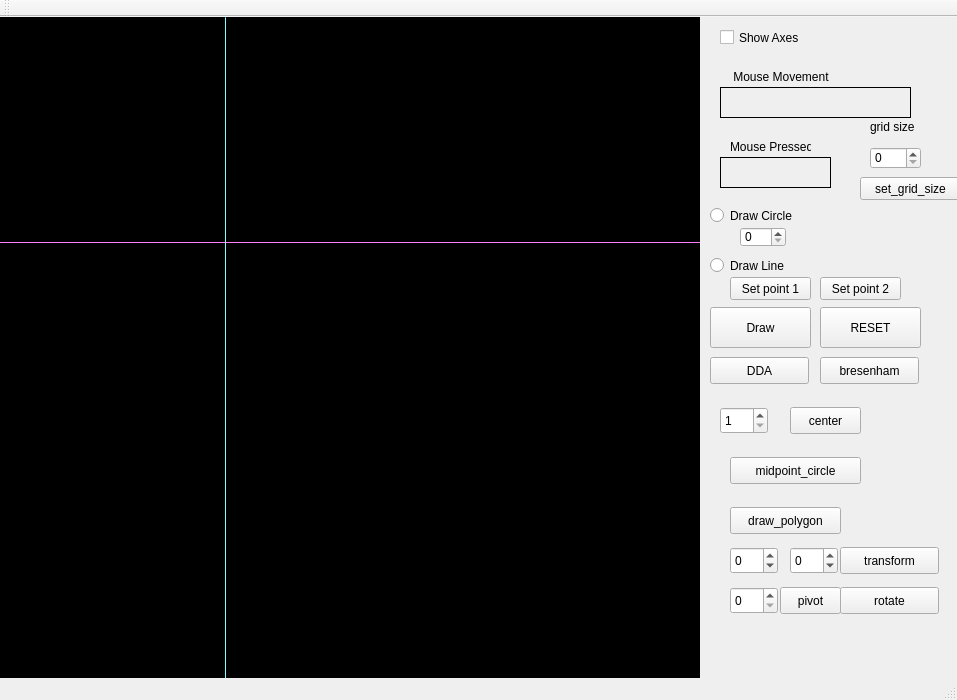
<?xml version="1.0" encoding="UTF-8"?>
<ui version="4.0">
 <class>MainWindow</class>
 <widget class="QMainWindow" name="MainWindow">
  <property name="geometry">
   <rect>
    <x>0</x>
    <y>0</y>
    <width>957</width>
    <height>700</height>
   </rect>
  </property>
  <property name="windowTitle">
   <string>MainWindow</string>
  </property>
  <widget class="QWidget" name="centralWidget">
   <widget class="my_label" name="frame">
    <property name="geometry">
     <rect>
      <x>0</x>
      <y>0</y>
      <width>700</width>
      <height>700</height>
     </rect>
    </property>
    <property name="mouseTracking">
     <bool>true</bool>
    </property>
    <property name="styleSheet">
     <string notr="true">background-color: rgb(0, 0, 0);</string>
    </property>
    <property name="frameShape">
     <enum>QFrame::Box</enum>
    </property>
    <property name="lineWidth">
     <number>1</number>
    </property>
    <property name="text">
     <string/>
    </property>
   </widget>
   <widget class="QLabel" name="mouse_movement">
    <property name="geometry">
     <rect>
      <x>720</x>
      <y>70</y>
      <width>191</width>
      <height>31</height>
     </rect>
    </property>
    <property name="frameShape">
     <enum>QFrame::Panel</enum>
    </property>
    <property name="text">
     <string/>
    </property>
   </widget>
   <widget class="QLabel" name="label_3">
    <property name="geometry">
     <rect>
      <x>720</x>
      <y>50</y>
      <width>111</width>
      <height>20</height>
     </rect>
    </property>
    <property name="text">
     <string>    Mouse Movement</string>
    </property>
   </widget>
   <widget class="QLabel" name="mouse_pressed">
    <property name="geometry">
     <rect>
      <x>720</x>
      <y>140</y>
      <width>111</width>
      <height>31</height>
     </rect>
    </property>
    <property name="frameShape">
     <enum>QFrame::Panel</enum>
    </property>
    <property name="text">
     <string/>
    </property>
   </widget>
   <widget class="QLabel" name="label_5">
    <property name="geometry">
     <rect>
      <x>730</x>
      <y>120</y>
      <width>81</width>
      <height>20</height>
     </rect>
    </property>
    <property name="text">
     <string>Mouse Pressed</string>
    </property>
   </widget>
   <widget class="Line" name="x_axis">
    <property name="geometry">
     <rect>
      <x>0</x>
      <y>225</y>
      <width>700</width>
      <height>1</height>
     </rect>
    </property>
    <property name="styleSheet">
     <string notr="true">background-color: rgb(255, 85, 255);</string>
    </property>
    <property name="orientation">
     <enum>Qt::Horizontal</enum>
    </property>
   </widget>
   <widget class="Line" name="y_axis">
    <property name="geometry">
     <rect>
      <x>225</x>
      <y>0</y>
      <width>1</width>
      <height>700</height>
     </rect>
    </property>
    <property name="styleSheet">
     <string notr="true">
background-color: rgb(85, 255, 255);</string>
    </property>
    <property name="orientation">
     <enum>Qt::Vertical</enum>
    </property>
   </widget>
   <widget class="QCheckBox" name="show_axes">
    <property name="enabled">
     <bool>true</bool>
    </property>
    <property name="geometry">
     <rect>
      <x>720</x>
      <y>10</y>
      <width>91</width>
      <height>21</height>
     </rect>
    </property>
    <property name="text">
     <string>Show Axes</string>
    </property>
   </widget>
   <widget class="QPushButton" name="Draw">
    <property name="geometry">
     <rect>
      <x>710</x>
      <y>290</y>
      <width>101</width>
      <height>41</height>
     </rect>
    </property>
    <property name="text">
     <string>Draw</string>
    </property>
   </widget>
   <widget class="QSpinBox" name="circle_radius">
    <property name="geometry">
     <rect>
      <x>740</x>
      <y>210</y>
      <width>46</width>
      <height>20</height>
     </rect>
    </property>
   </widget>
   <widget class="QRadioButton" name="draw_circle">
    <property name="geometry">
     <rect>
      <x>710</x>
      <y>190</y>
      <width>131</width>
      <height>17</height>
     </rect>
    </property>
    <property name="text">
     <string>Draw Circle</string>
    </property>
   </widget>
   <widget class="QRadioButton" name="draw_line">
    <property name="geometry">
     <rect>
      <x>710</x>
      <y>240</y>
      <width>131</width>
      <height>17</height>
     </rect>
    </property>
    <property name="text">
     <string>Draw Line</string>
    </property>
   </widget>
   <widget class="QPushButton" name="set_point1">
    <property name="geometry">
     <rect>
      <x>730</x>
      <y>260</y>
      <width>81</width>
      <height>23</height>
     </rect>
    </property>
    <property name="text">
     <string>Set point 1</string>
    </property>
   </widget>
   <widget class="QPushButton" name="set_point2">
    <property name="geometry">
     <rect>
      <x>820</x>
      <y>260</y>
      <width>81</width>
      <height>23</height>
     </rect>
    </property>
    <property name="text">
     <string>Set point 2</string>
    </property>
   </widget>
   <widget class="QPushButton" name="pushButton">
    <property name="geometry">
     <rect>
      <x>820</x>
      <y>290</y>
      <width>101</width>
      <height>41</height>
     </rect>
    </property>
    <property name="text">
     <string>RESET</string>
    </property>
   </widget>
   <widget class="QSpinBox" name="gridsize">
    <property name="geometry">
     <rect>
      <x>870</x>
      <y>130</y>
      <width>51</width>
      <height>22</height>
     </rect>
    </property>
   </widget>
   <widget class="QLabel" name="label1">
    <property name="geometry">
     <rect>
      <x>870</x>
      <y>100</y>
      <width>71</width>
      <height>20</height>
     </rect>
    </property>
    <property name="text">
     <string>grid size</string>
    </property>
   </widget>
   <widget class="QPushButton" name="set_grid_size">
    <property name="geometry">
     <rect>
      <x>860</x>
      <y>160</y>
      <width>101</width>
      <height>23</height>
     </rect>
    </property>
    <property name="text">
     <string>set_grid_size</string>
    </property>
   </widget>
   <widget class="QPushButton" name="DDA">
    <property name="geometry">
     <rect>
      <x>710</x>
      <y>340</y>
      <width>99</width>
      <height>27</height>
     </rect>
    </property>
    <property name="text">
     <string>DDA</string>
    </property>
   </widget>
   <widget class="QPushButton" name="midpoint_circle">
    <property name="geometry">
     <rect>
      <x>730</x>
      <y>440</y>
      <width>131</width>
      <height>27</height>
     </rect>
    </property>
    <property name="text">
     <string>midpoint_circle</string>
    </property>
   </widget>
   <widget class="QSpinBox" name="midp_radius">
    <property name="geometry">
     <rect>
      <x>720</x>
      <y>390</y>
      <width>48</width>
      <height>27</height>
     </rect>
    </property>
    <property name="minimum">
     <number>1</number>
    </property>
    <property name="value">
     <number>1</number>
    </property>
   </widget>
   <widget class="QPushButton" name="midp_center">
    <property name="geometry">
     <rect>
      <x>790</x>
      <y>390</y>
      <width>71</width>
      <height>27</height>
     </rect>
    </property>
    <property name="text">
     <string>center</string>
    </property>
   </widget>
   <widget class="QPushButton" name="bresenham">
    <property name="geometry">
     <rect>
      <x>820</x>
      <y>340</y>
      <width>99</width>
      <height>27</height>
     </rect>
    </property>
    <property name="text">
     <string>bresenham</string>
    </property>
   </widget>
   <widget class="QPushButton" name="polygon">
    <property name="geometry">
     <rect>
      <x>730</x>
      <y>490</y>
      <width>111</width>
      <height>27</height>
     </rect>
    </property>
    <property name="text">
     <string>draw_polygon</string>
    </property>
   </widget>
   <widget class="QPushButton" name="transform">
    <property name="geometry">
     <rect>
      <x>840</x>
      <y>530</y>
      <width>99</width>
      <height>27</height>
     </rect>
    </property>
    <property name="text">
     <string>transform</string>
    </property>
   </widget>
   <widget class="QSpinBox" name="displace_x">
    <property name="geometry">
     <rect>
      <x>730</x>
      <y>530</y>
      <width>48</width>
      <height>27</height>
     </rect>
    </property>
    <property name="minimum">
     <number>-99</number>
    </property>
   </widget>
   <widget class="QSpinBox" name="displace_y">
    <property name="geometry">
     <rect>
      <x>790</x>
      <y>530</y>
      <width>48</width>
      <height>27</height>
     </rect>
    </property>
    <property name="minimum">
     <number>-99</number>
    </property>
   </widget>
   <widget class="QPushButton" name="rotation">
    <property name="geometry">
     <rect>
      <x>840</x>
      <y>570</y>
      <width>99</width>
      <height>27</height>
     </rect>
    </property>
    <property name="text">
     <string>rotate</string>
    </property>
   </widget>
   <widget class="QSpinBox" name="rotate_angle">
    <property name="geometry">
     <rect>
      <x>730</x>
      <y>570</y>
      <width>48</width>
      <height>27</height>
     </rect>
    </property>
   </widget>
   <widget class="QPushButton" name="set_pivot">
    <property name="geometry">
     <rect>
      <x>780</x>
      <y>570</y>
      <width>61</width>
      <height>27</height>
     </rect>
    </property>
    <property name="text">
     <string>pivot</string>
    </property>
   </widget>
  </widget>
  <widget class="QMenuBar" name="menuBar">
   <property name="geometry">
    <rect>
     <x>0</x>
     <y>0</y>
     <width>957</width>
     <height>25</height>
    </rect>
   </property>
  </widget>
  <widget class="QToolBar" name="mainToolBar">
   <attribute name="toolBarArea">
    <enum>TopToolBarArea</enum>
   </attribute>
   <attribute name="toolBarBreak">
    <bool>false</bool>
   </attribute>
  </widget>
  <widget class="QStatusBar" name="statusBar"/>
 </widget>
 <layoutdefault spacing="6" margin="11"/>
 <customwidgets>
  <customwidget>
   <class>my_label</class>
   <extends>QLabel</extends>
   <header location="global">my_label.h</header>
  </customwidget>
 </customwidgets>
 <resources/>
 <connections/>
</ui>
